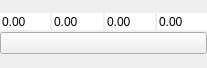
<?xml version="1.0" encoding="UTF-8"?>
<ui version="4.0">
 <class>ColourController</class>
 <widget class="QWidget" name="ColourController">
  <property name="geometry">
   <rect>
    <x>0</x>
    <y>0</y>
    <width>207</width>
    <height>68</height>
   </rect>
  </property>
  <property name="font">
   <font>
    <family>Segoe UI</family>
   </font>
  </property>
  <property name="windowTitle">
   <string>Form</string>
  </property>
  <layout class="QGridLayout" name="gridLayout">
   <property name="margin">
    <number>0</number>
   </property>
   <property name="spacing">
    <number>0</number>
   </property>
   <item row="0" column="0">
    <layout class="QVBoxLayout" name="verticalLayout">
     <property name="spacing">
      <number>2</number>
     </property>
     <item>
      <layout class="QHBoxLayout" name="horizontalLayout">
       <item>
        <widget class="QDoubleSpinBox" name="rBox">
         <property name="focusPolicy">
          <enum>Qt::StrongFocus</enum>
         </property>
         <property name="frame">
          <bool>false</bool>
         </property>
         <property name="alignment">
          <set>Qt::AlignLeading|Qt::AlignLeft|Qt::AlignVCenter</set>
         </property>
         <property name="buttonSymbols">
          <enum>QAbstractSpinBox::NoButtons</enum>
         </property>
         <property name="maximum">
          <double>1.000000000000000</double>
         </property>
         <property name="singleStep">
          <double>0.100000000000000</double>
         </property>
        </widget>
       </item>
       <item>
        <widget class="QDoubleSpinBox" name="gBox">
         <property name="focusPolicy">
          <enum>Qt::StrongFocus</enum>
         </property>
         <property name="frame">
          <bool>false</bool>
         </property>
         <property name="alignment">
          <set>Qt::AlignLeading|Qt::AlignLeft|Qt::AlignVCenter</set>
         </property>
         <property name="buttonSymbols">
          <enum>QAbstractSpinBox::NoButtons</enum>
         </property>
         <property name="maximum">
          <double>1.000000000000000</double>
         </property>
         <property name="singleStep">
          <double>0.100000000000000</double>
         </property>
        </widget>
       </item>
       <item>
        <widget class="QDoubleSpinBox" name="bBox">
         <property name="focusPolicy">
          <enum>Qt::StrongFocus</enum>
         </property>
         <property name="frame">
          <bool>false</bool>
         </property>
         <property name="alignment">
          <set>Qt::AlignLeading|Qt::AlignLeft|Qt::AlignVCenter</set>
         </property>
         <property name="buttonSymbols">
          <enum>QAbstractSpinBox::NoButtons</enum>
         </property>
         <property name="maximum">
          <double>1.000000000000000</double>
         </property>
         <property name="singleStep">
          <double>0.100000000000000</double>
         </property>
        </widget>
       </item>
       <item>
        <widget class="QDoubleSpinBox" name="aBox">
         <property name="focusPolicy">
          <enum>Qt::StrongFocus</enum>
         </property>
         <property name="frame">
          <bool>false</bool>
         </property>
         <property name="alignment">
          <set>Qt::AlignLeading|Qt::AlignLeft|Qt::AlignVCenter</set>
         </property>
         <property name="buttonSymbols">
          <enum>QAbstractSpinBox::NoButtons</enum>
         </property>
         <property name="maximum">
          <double>1.000000000000000</double>
         </property>
         <property name="singleStep">
          <double>0.100000000000000</double>
         </property>
        </widget>
       </item>
      </layout>
     </item>
     <item>
      <widget class="QPushButton" name="colourButton">
       <property name="text">
        <string/>
       </property>
      </widget>
     </item>
    </layout>
   </item>
  </layout>
 </widget>
 <resources/>
 <connections/>
</ui>
